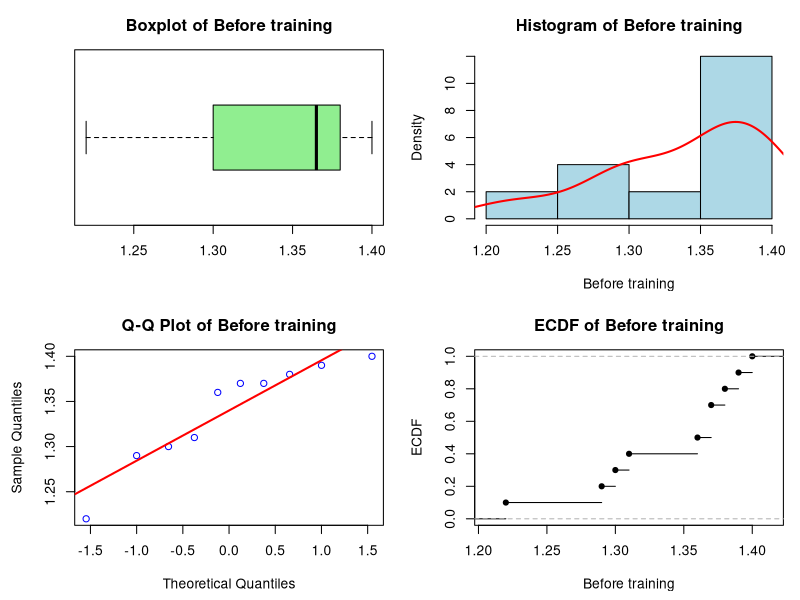
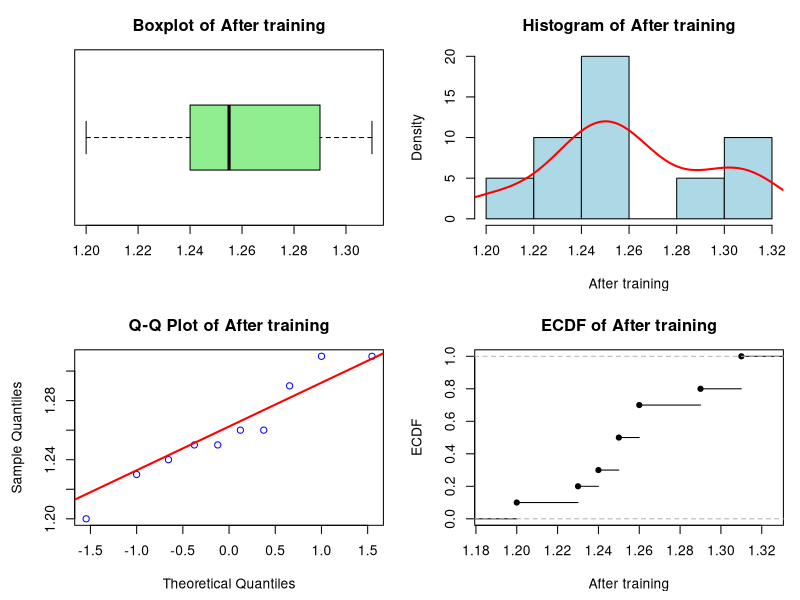
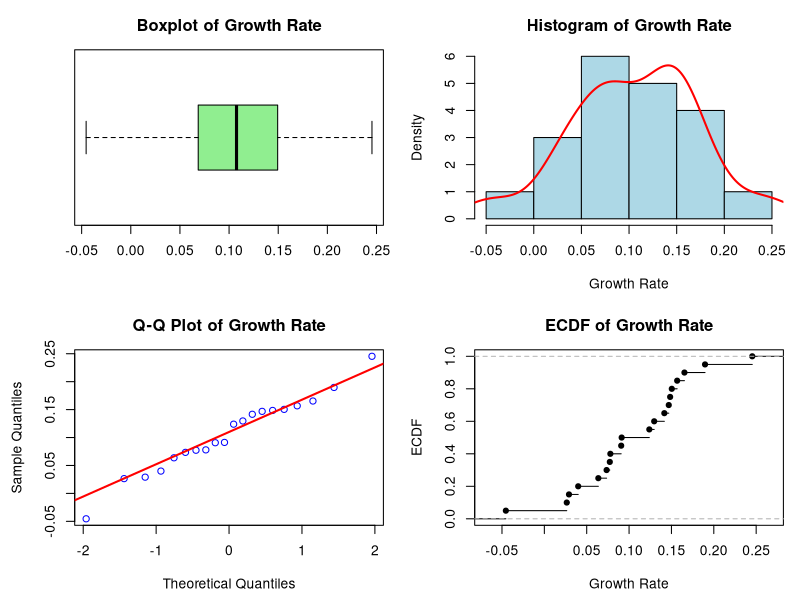
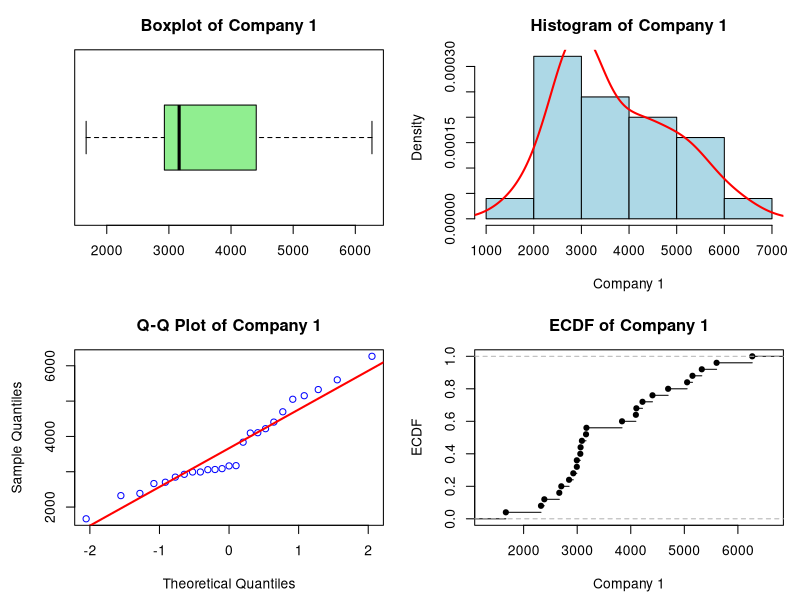
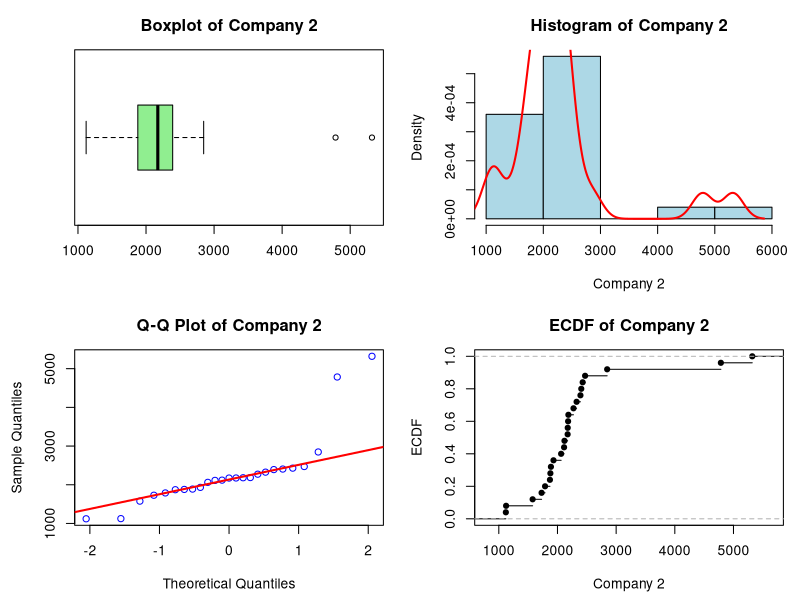

These figures' R source, in order:
## ---- chunk 1
knitr::opts_chunk$set(echo = TRUE)
## ---- chunk 2
# Function for EDA of single variables
EDA <- function(vect) {
  result <- list(
    mean = mean(vect),
    median = median(vect),
    variance = var(vect),
    sd = sd(vect),
    IQR = IQR(vect),
    min = min(vect),
    max = max(vect),
    range = max(vect) - min(vect)
  )
  return(result)
}

## ---- chunk 3
plots_function <- function(input_vect, var_name = "default"){
  par(mfrow = c(2,2), mar = c(4.5, 4.5, 3, 1)) 
  
  boxplot(
    input_vect,
    main = paste("Boxplot of", var_name),
    col = "lightgreen",
    horizontal = TRUE
  )
  # Histogram
  hist(
    input_vect,
    main = paste("Histogram of", var_name),
    xlab = var_name,
    col = "lightblue",
    freq = FALSE
  )
  lines(density(input_vect), col = "red", lwd = 2)  #density curve
  
  # Q-Q 
  qqnorm(
    input_vect,
    main = paste("Q-Q Plot of", var_name),
    col = "blue"
  )
  qqline(input_vect, col = "red", lwd = 2)  
  
  # ECDF
  plot(
    ecdf(input_vect),
    main = paste("ECDF of", var_name),
    xlab = var_name,
    ylab = "ECDF"
  )
  
  # Reset layout back to normal 1x1
  par(mfrow = c(1, 1))
}

## ---- chunk 4
# function for correlation matrix

cor_matrix <- function(data) {
  result <- cor(data, use = "pairwise.complete.obs")  #NA values will be excluded pairwise
  print(result)
  heatmap(result, main = "Correlation Matrix", col = colorRampPalette(c("blue", "white", "red"))(20))
}
## ---- chunk 5
# function for scatterplot matrix
scatter_matrix <- function(data, main_title = "Scatterplot Matrix", point_color = "darkblue", point_size = 0.8) {
  pairs(
    data,
    main = main_title,
    col = point_color,
    cex = point_size
  )
}
## ---- chunk 6
before <- c(1.36, 1.37, 1.29, 1.22, 1.38, 1.31, 1.40, 1.39, 1.30, 1.37)
after <- c(1.29, 1.25, 1.20, 1.26, 1.25, 1.23, 1.26, 1.31, 1.24, 1.31)
#difference <- after - before
eda_before <- EDA(before)
eda_after <- EDA(after)
#eda_difference <- EDA(difference)

# Create a data frame and round the values
eda_results <- data.frame(
  Before = round(unlist(eda_before), 3),
  After = round(unlist(eda_after), 3)
  #Difference = round(unlist(eda_difference), 3)
)

# Display the table
knitr::kable(eda_results, caption = "Summary of EDA Results")
## ---- chunk 7
plots_function(before, "Before training")
## ---- chunk 8
plots_function(after, "After training")
## ---- chunk 9
sw_before <- shapiro.test(before) 
sw_after <- shapiro.test(after)
## ---- chunk 10
sw_before
## ---- chunk 11
sw_after
## ---- chunk 12
t.test(before,after,paired = TRUE,conf.level = 0.95)

## ---- chunk 13
t.test(before, after, paired = TRUE,conf.level = 0.99)
## ---- chunk 14
t.test(before, after, paired = TRUE, conf.level = 0.95, alternative = "greater")
## ---- chunk 15
t.test(before, after, paired = TRUE, conf.level = 0.99, alternative = "greater")
## ---- chunk 16
data("Titanic")
titanic_data <- as.data.frame(Titanic)
# extract 3 subgroups for further analysis
# count the survival and total rate
#women
survival_women <- sum((titanic_data$Survived == "Yes" & titanic_data$Sex == "Female") * titanic_data$Freq)
total_women <- sum((titanic_data$Sex == "Female") * titanic_data$Freq)
#men
survival_men <- sum((titanic_data$Survived == "Yes" & titanic_data$Sex == "Male") * titanic_data$Freq)
total_men <- sum((titanic_data$Sex == "Male") * titanic_data$Freq)
#children
survival_children <- sum((titanic_data$Survived == "Yes" & titanic_data$Age == "Child") * titanic_data$Freq)
total_children <- sum((titanic_data$Age == "Child") * titanic_data$Freq)

## ---- chunk 17
# Proportional Test
#prop.test(x,y, alternative = "greater")

#women vs. men
prop_women_men <- prop.test(c(survival_women, survival_men), c(total_women, total_men), 
                                 alternative = "greater", conf.level = 0.99, correct = TRUE)
prop_women_men

#children vs. men 
prop_children_men <- prop.test(c(survival_children, survival_men), c(total_children, total_men), 
                                    alternative = "greater", conf.level = 0.99, correct = TRUE)
prop_children_men
## ---- chunk 18
growth_rate <- c(0.146842, 0.156757, 0.091255, 0.063720, 0.148471, -0.045436, 0.150407, 0.077905, 0.077267, 0.026454, 0.090700, 0.245384, 0.129650, 0.141617, 0.039957, 0.165351, 0.029091, 0.073473, 0.189657, 0.123897)
## ---- chunk 19
EDA(growth_rate)
plots_function(growth_rate, "Growth Rate")
## ---- chunk 20
t.test(growth_rate, alternative = c("greater"), mu = 0.01)
## ---- chunk 21
proportion <- 413/696
stichprobengroesse <- 696
quantilunten_95 <- qnorm(0.025,mean = 0,sd=1)
quantiloben_95 <- qnorm(0.975,mean = 0,sd=1)
KI95_unten <-proportion+quantilunten_95*sqrt((proportion*(1-proportion))/stichprobengroesse) 
KI95_oben <- proportion+quantiloben_95*sqrt((proportion*(1-proportion))/stichprobengroesse)

quantilunten_99 <- qnorm(0.005, mean = 0, sd = 1)
quantiloben_99 <- qnorm(0.995, mean = 0, sd = 1)
KI99_unten <-proportion+quantilunten_99*sqrt((proportion*(1-proportion))/stichprobengroesse) 
KI99_oben <- proportion+quantiloben_99*sqrt((proportion*(1-proportion))/stichprobengroesse)

prop.test(413,696, p=0.55)


## ---- chunk 22
prop.test(413,696, p=0.55, conf.level=0.99)
## ---- chunk 23
# save the data as a vector
Company_1 <- c(4218.874, 2323.970,
4104.761, 3172.519, 3058.287, 2386.729, 4405.709, 2665.709, 5326.124, 2993.015,
5152.121, 3164.876, 2703.269, 3837.005, 2927.137, 2847.995, 3087.938, 3063.339,
4697.341, 5602.379, 2992.996, 5052.060, 4095.423, 1668.059, 6268.097)

Company_2 <- c(1888.252, 2429.395, 2062.037, 1932.138, 1788.335, 2119.263,
2185.819, 2173.098, 2391.626, 1576.546, 1871.540, 2405.640, 2470.771, 1879.237,
2181.048, 2272.962, 2174.767, 1729.053, 1119.993, 2325.788, 2112.610, 2847.006,
1124.272, 5320.000, 4785.000)
## ---- chunk 24
# Function for analysis of variables

EDA_company1 <- EDA(Company_1)
EDA_company2 <- EDA(Company_2)

## ---- chunk 25

plots_function(Company_1, var_name = "Company 1")
plots_function(Company_2, var_name = "Company 2")

## ---- chunk 26
# Mann-Whitney-U-Test 
result_wilcox <- wilcox.test(Company_1, Company_2, exact = FALSE, correct = FALSE, conf.int = FALSE)
result_wilcox
